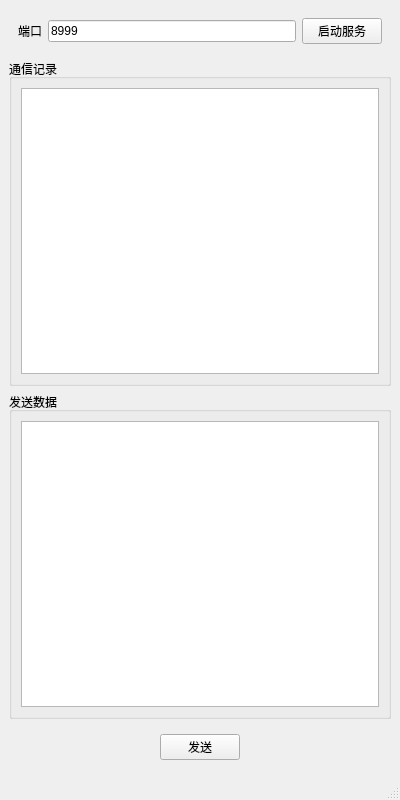
<?xml version="1.0" encoding="UTF-8"?>
<ui version="4.0">
 <class>MainWindow</class>
 <widget class="QMainWindow" name="MainWindow">
  <property name="geometry">
   <rect>
    <x>0</x>
    <y>0</y>
    <width>400</width>
    <height>800</height>
   </rect>
  </property>
  <property name="minimumSize">
   <size>
    <width>400</width>
    <height>800</height>
   </size>
  </property>
  <property name="maximumSize">
   <size>
    <width>400</width>
    <height>800</height>
   </size>
  </property>
  <property name="windowTitle">
   <string>MainWindow</string>
  </property>
  <widget class="QWidget" name="centralwidget">
   <layout class="QVBoxLayout" name="verticalLayout">
    <item>
     <widget class="QWidget" name="widget" native="true">
      <layout class="QHBoxLayout" name="horizontalLayout">
       <item>
        <widget class="QLabel" name="label">
         <property name="text">
          <string>端口</string>
         </property>
        </widget>
       </item>
       <item>
        <widget class="QLineEdit" name="Port">
         <property name="text">
          <string>8999</string>
         </property>
        </widget>
       </item>
       <item>
        <widget class="QPushButton" name="Start_Btn">
         <property name="text">
          <string>启动服务</string>
         </property>
        </widget>
       </item>
      </layout>
     </widget>
    </item>
    <item>
     <widget class="QGroupBox" name="groupBox">
      <property name="title">
       <string>通信记录</string>
      </property>
      <layout class="QHBoxLayout" name="horizontalLayout_2">
       <item>
        <widget class="QTextEdit" name="Recording_Text"/>
       </item>
      </layout>
     </widget>
    </item>
    <item>
     <widget class="QGroupBox" name="groupBox_2">
      <property name="title">
       <string>发送数据</string>
      </property>
      <layout class="QHBoxLayout" name="horizontalLayout_3">
       <item>
        <widget class="QTextEdit" name="Send_Text"/>
       </item>
      </layout>
     </widget>
    </item>
    <item>
     <widget class="QWidget" name="widget_2" native="true">
      <layout class="QHBoxLayout" name="horizontalLayout_4">
       <item>
        <spacer name="horizontalSpacer">
         <property name="orientation">
          <enum>Qt::Horizontal</enum>
         </property>
         <property name="sizeHint" stdset="0">
          <size>
           <width>127</width>
           <height>20</height>
          </size>
         </property>
        </spacer>
       </item>
       <item>
        <widget class="QPushButton" name="Send_Btn">
         <property name="text">
          <string>发送</string>
         </property>
        </widget>
       </item>
       <item>
        <spacer name="horizontalSpacer_2">
         <property name="orientation">
          <enum>Qt::Horizontal</enum>
         </property>
         <property name="sizeHint" stdset="0">
          <size>
           <width>126</width>
           <height>20</height>
          </size>
         </property>
        </spacer>
       </item>
      </layout>
     </widget>
    </item>
   </layout>
  </widget>
  <widget class="QStatusBar" name="statusbar"/>
 </widget>
 <resources/>
 <connections/>
</ui>
